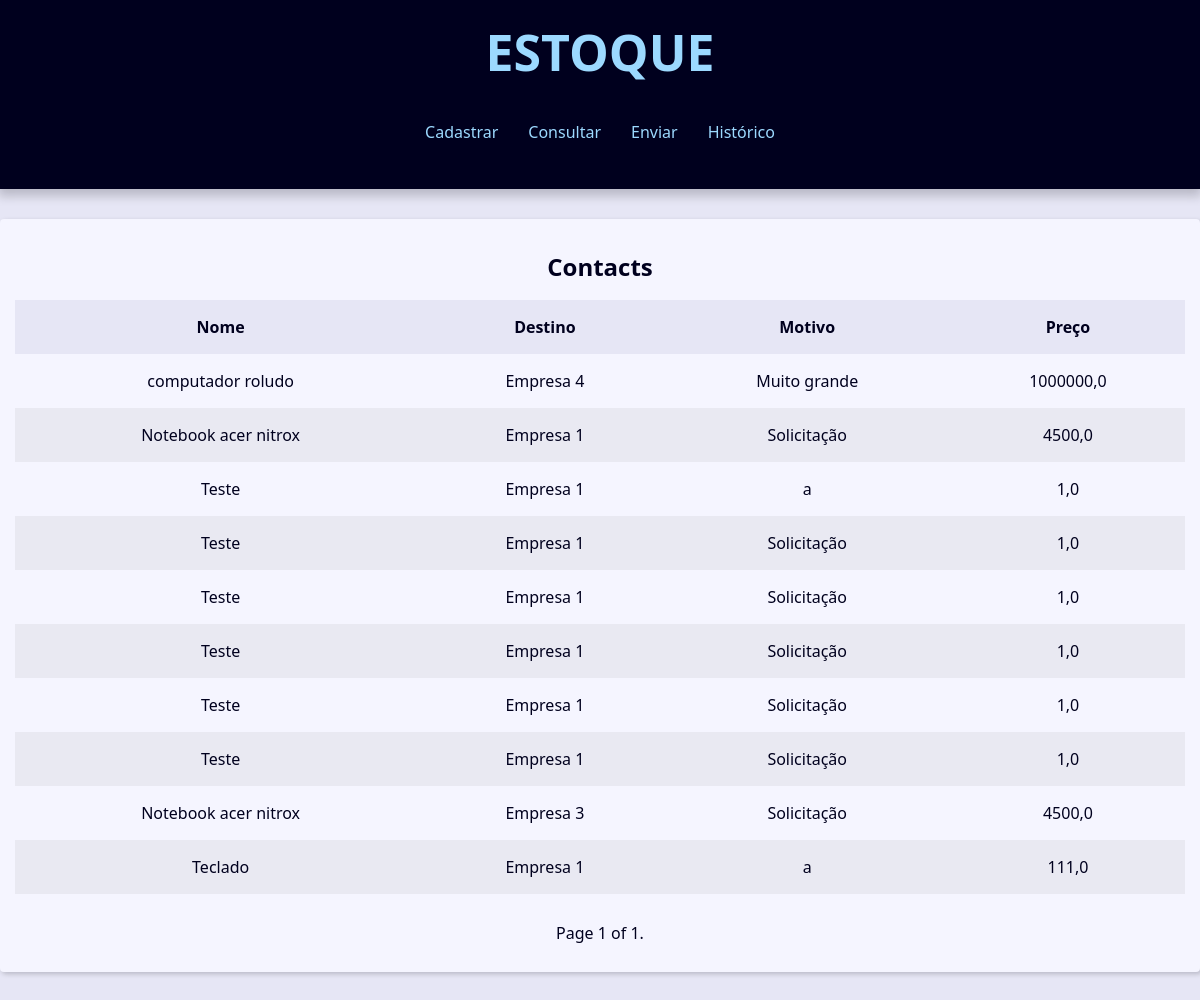
Screenshot of /stock/historico/ with the database file from the repository.
### stock/models.py (models this page shows, shortened)
class Destino(models.Model):
    material = models.ForeignKey(
        Materias,
        on_delete=models.SET_NULL,
        blank=True,
        null=True,
    )
    local = models.CharField(max_length=70)
    motivo = models.CharField(max_length=300)
    data = models.DateTimeField(default=timezone.now)

class Materias(models.Model):
    name = models.CharField(max_length=70)
    description = models.CharField(max_length=255,blank=True)
    marca = models.CharField(max_length=30)
    modelo = models.CharField(max_length=150,blank=True)
    data = models.DateTimeField(default=timezone.now)
    preco = models.FloatField()
    fornecedor = models.CharField(max_length=40)
    garantia = models.CharField(max_length=40)
    quantidade = models.IntegerField()
    categoria = models.ForeignKey(
        Categoria,
        on_delete=models.SET_NULL,
        blank=True,
        null=True,
    )
    def __str__(self) -> str:
        return f'{self.name}'

### stock/views/movimentos_views.py (the view)
# urls.py: path('stock/historico/',views.historico,name='historico'),
def historico(request):
    item = Destino.objects.all().order_by('-id')
    paginator = Paginator(item,10)
    page_number = request.GET.get("page")
    page_obj = paginator.get_page(page_number)
    categorias = Materias.objects.all()
    contexto = {
        'page_obj': page_obj,
        'site_title':'Estoque - Histórico',
        'categorias': categorias,
    }
    return render(
        request,
        'stock/historico.html',
        contexto
    )

### stock/templates/stock/historico.html (shortened to what this page needs)
{% extends 'global/base.html' %}
{% block content %}
{%if page_obj %}
    <div class="responsive-table">
        <table class="contacts-table">
            <caption class="table-caption">
                Contacts
            </caption>
            <thead>
                <tr class="table-row table-row-header">
                    <th class="table-header" style="text-align: center;">Nome</th>
                    <th class="table-header" style="text-align: center;">Destino</th>
                    <th class="table-header" style="text-align: center;">Motivo</th>
                    <th class="table-header" style="text-align: center;">Preço</th>
                </tr>
            </thead>
            <tbody>
                {% for item in page_obj%}
                    <tr class="table-row">
                        <td class="table-cel" style="text-align: center;">
                            {{item.material}}
                        </td>
                        <td class="table-cel" style="text-align: center;">
                            {{item.local}}
                        </td>
                        <td class="table-cel" style="text-align: center;">
                            {{item.motivo}}
                        </td>
                        <td class="table-cel" style="text-align: center;">
                            {{item.material.preco}}
                        </td>
                    </tr>
                {% endfor %}
            </tbody>
        </table>
    </div>
{% else %}
<div class="single-contact">
    <h1 class="single-contact">
        Nenhum cadastro com esse nome
    </h1>
</div>
{% endif %}
{% endblock content %}

### base_static/global/css/style.css (style rules this page uses)
:root { --spacing: 1.5rem; --link-dark-color: rgb(0, 83, 134); --link-light-color: rgb(156, 217, 255); --clr-white: rgb(245, 245, 255); --clr-black: rgb(0, 0, 30); --clr-light-gray: rgb(230, 230, 245); --clr-dark-shadow-5: rgba(0, 0, 10, 5%); --clr-dark-shadow-10: rgba(0, 0, 10, 10%); --clr-dark-shadow-20: rgba(0, 0, 10, 20%); --clr-light-shadow-5: rgba(200, 200, 255, 5%); --clr-light-shadow-10: rgba(200, 200, 255, 10%); --clr-light-shadow-20: rgba(200, 200, 255, 20%); --main-page-width: 120rem; --table-min-width: 60rem; --biggest-font-size: 5rem; --bigger-font-size: 4rem; --big-font-size: 3.2rem; --medium-font-size: 2.4rem; --small-font-size: 1.6rem; --smaller-font-size: 1.4rem; --smallest-font-size: 1.2rem; --transition-fast: 300ms; --transition-medium: 600ms; --transition-slow: 1s; --default-border-radius: 4px; }
*, *::before, *::after { margin: 0; padding: 0; box-sizing: border-box; }
html { font-size: 62.5%; }
body { font-family: system-ui, -apple-system, BlinkMacSystemFont, 'Segoe UI', Roboto, Oxygen, Ubuntu, Cantarell, 'Open Sans', 'Helvetica Neue', sans-serif; line-height: 1.5; font-size: var(--small-font-size); color: var(--clr-black); -webkit-font-smoothing: antialiased; background: var(--clr-light-gray); }
.responsive-table { width: 100%; overflow-x: auto; }
.contacts-table { width: 100%; min-width: var(--table-min-width); border-collapse: collapse; }
.table-caption { font-size: var(--medium-font-size); font-weight: bold; padding: var(--spacing); }
.table-row { text-align: left; text-overflow: ellipsis; transition: background-color var(--transition-fast) ease-in-out; }
.table-row:nth-of-type(2n) { background: var(--clr-dark-shadow-5); }
.table-row-header { background: var(--clr-light-gray); color: var(--clr-black); }
.table-cel, .table-header { padding: var(--spacing); }

### rows the page displays
Destino: material "computador roludo", local "Empresa 4", motivo "Muito grande", material.preco "1000000,0"
Destino: material "Notebook acer nitrox", local "Empresa 1", motivo "Solicitação", material.preco "4500,0"
Destino: material "Teste", local "Empresa 1", motivo "a", material.preco "1,0"
Destino: material "Teste", local "Empresa 1", motivo "Solicitação", material.preco "1,0"
Destino: material "Teste", local "Empresa 1", motivo "Solicitação", material.preco "1,0"
Destino: material "Teste", local "Empresa 1", motivo "Solicitação", material.preco "1,0"
Destino: material "Teste", local "Empresa 1", motivo "Solicitação", material.preco "1,0"
Destino: material "Teste", local "Empresa 1", motivo "Solicitação", material.preco "1,0"
Destino: material "Notebook acer nitrox", local "Empresa 3", motivo "Solicitação", material.preco "4500,0"
Destino: material "Teclado", local "Empresa 1", motivo "a", material.preco "111,0"

### other values shown
{{ page_obj.number }} "1"
{{ page_obj.paginator.num_pages }} "1"
